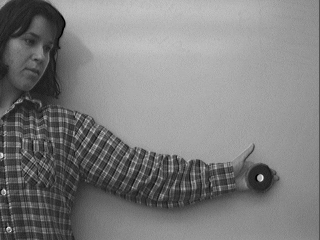
#> input picture A4-Dynamic_Vision_and_Optic_Flow/Arm32im/image_1.bmp, 320 x 240 px, given in place of image_%d.bmp, which was not available
$ python sol_lab5_opticflow.py   (older library calls are emulated)
#> lines starting #> are read from the running program, lines starting #| are printed output that depends on the picture; pictures that were not available may be replaced by others from this repository, and a replacement may not be noted
import cv2
import time, argparse, os
import numpy as np
import matplotlib.pyplot as plt
import matplotlib.animation as anim


def getImages(n_frames, diff=0, src_dir=''):
#> called with n_frames = 30, diff = 0, src_dir = 'Arm32im'
    img_seq = []
    if src_dir:
        print('Capturing images from {}'.format(src_dir))
        cap = cv2.VideoCapture(os.path.join(src_dir, 'image_%d.bmp'))
    else:
        print('Capturing images from camera')
        cap = cv2.VideoCapture(0)
    for i in range(n_frames):
        ret, frame = cap.read()
        if not ret:
            print('Capture of Image {} was unsuccessful'.format(i + 1))
            break
        img_gs = cv2.cvtColor(frame, cv2.COLOR_BGR2GRAY)
        img_seq.append(img_gs)
        cv2.imshow('getImages', frame)
        time.sleep(diff)
        cv2.waitKey(1)
#> this loop made 30 passes
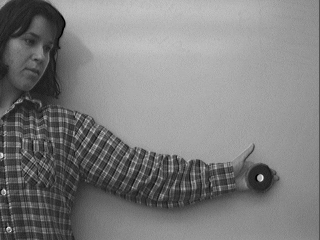
#> input picture A4-Dynamic_Vision_and_Optic_Flow/Arm32im/image_1.bmp, 320 x 240 px, given in place of image_%d.bmp, which was not available
#> frame is the input picture: shape (240, 320, 3); min 0, max 240, mean 126.7
#> after the loop, img_seq = 30 items
    cv2.destroyWindow('getImages')
    return img_seq


def getDifference(img_seq, threshold):
    n_frames = len(img_seq)
    img_seq_diff = []
    for i in range(n_frames - 1):
        frame_diff = img_seq[i + 1].astype(np.float64) - img_seq[i].astype(np.float64)
        frame_diff[np.abs(frame_diff) < threshold] = 0
        cv2.imshow('getDifference', np.abs(frame_diff).astype(np.uint8))
        img_seq_diff.append(frame_diff)
        cv2.waitKey(1)
    cv2.destroyWindow('getDifference')
    return img_seq_diff

# [83 lines left out: functions getGridPoints, computeOpticalFlow_opencv, computeOpticalFlow, not called in this run]

#--------MAIN---------

img_seq = getImages(30, 0, src_dir='Arm32im')
#> img_seq = 30 items
n_images = len(img_seq)
#> n_images = 30
img_seq_diff = getDifference(img_seq, 30)
#> after the loop in getDifference, `for i in range(n_frames - 1):`: img_seq_diff = 29 items
#> img_seq_diff = 29 items

# Parameters for lucas kanade optical flow
lk_params = dict( winSize  = (15,15),
                  maxLevel = 2,
                  criteria = (cv2.TERM_CRITERIA_EPS | cv2.TERM_CRITERIA_COUNT, 10, 0.03))
#> lk_params = {'winSize': (15, 15), 'maxLevel': 2, 'criteria': (3, 10, 0.03)}


# visualize differences
for i in range(n_images-1):
    plt.subplot(121)
    plt.imshow(img_seq[i+1],cmap='gray')
    plt.xticks([]), plt.yticks([])
    plt.subplot(122)
    plt.imshow(np.abs(img_seq_diff[i]).astype(np.uint8),cmap='gray')
    plt.xticks([]), plt.yticks([])
    plt.pause(0.5)
#> this loop made 29 passes
#> pass 1, `plt.pause(0.5)`:
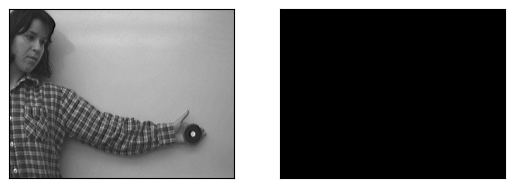
#> figure drawn by matplotlib, 2 panels


# compute and visualize optic flow using matplotlib.animation
block_size=10
fig, ax = plt.subplots()
quiver_scale = 0.005 #for your method
#quiver_scale = 0.05 # for opencv method
# [9 lines left out: function update, not called in this run]

ani = anim.FuncAnimation(fig, update, frames = n_images-1, interval=1, repeat=False)
plt.show()

save_animation = 0
if save_animation:
    print('Saving animation...')
    FFMpegWriter = anim.writers['ffmpeg']
    metadata = dict(title='Movie Test', artist='Matplotlib',comment='Movie support!')
    writer = FFMpegWriter(fps=15, metadata=metadata)
    ani.save('opt_flow.mp4', writer=writer)

#------------------
# use open cv dense optic flow cv2.calcOpticalFlowFarneback

hsv = np.zeros((img_seq[0].shape[0],img_seq[0].shape[1],3))
#> hsv: shape (240, 320, 3) float64; every value is 0
hsv[...,1] = 255
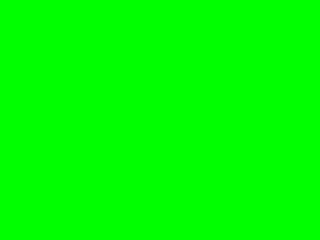
#> hsv: shape (240, 320, 3) float64; mean of channels 0, 1, 2 0, 255, 0; drawn as B, G, R
prvs = img_seq[0]
for i in range(n_images-1):
    next = img_seq[i+1]

    flow = cv2.calcOpticalFlowFarneback(prvs,next, None, 0.5, 3, 15, 3, 5, 1.2, 0)

    mag, ang = cv2.cartToPolar(flow[...,0], flow[...,1])
    hsv[...,0] = ang*180/np.pi/2
    hsv[...,2] = cv2.normalize(mag,None,0,255,cv2.NORM_MINMAX)
    rgb=cv2.cvtColor(hsv.astype(np.uint8),cv2.COLOR_HSV2BGR)

    cv2.imshow('frame2',rgb)
    cv2.waitKey(0)
    prvs = next
#> this loop made 29 passes
#> pass 1, `mag, ang = cv2.cartToPolar(flow[...,0], flow[...,1])`:
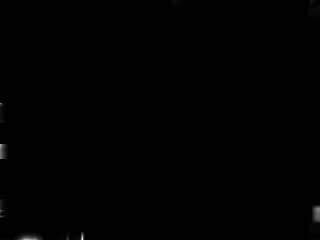
#> mag: shape (240, 320) float32; min 0, max 0.0825, mean 0.000157; drawn with min black and max white
#> pass 1, `mag, ang = cv2.cartToPolar(flow[...,0], flow[...,1])`:
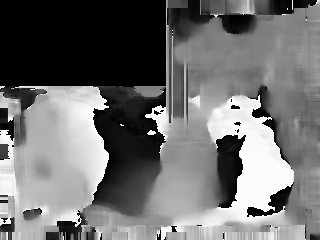
#> ang: shape (240, 320) float32; min 0, max 6.28, mean 2.75; drawn with min black and max white
#> after the loop:
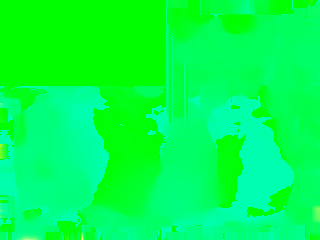
#> hsv: shape (240, 320, 3) float64; mean of channels 0, 1, 2 78.8, 255, 0.5; drawn with min black and max white

cv2.destroyAllWindows()

#-----------------------------------------
# use opencv cv2.calcOpticalFlowPyrLK
# https://docs.opencv.org/3.4/d7/d8b/tutorial_py_lucas_kanade.html
# Parameters for lucas kanade optical flow
lk_params = dict( winSize  = (15,15),
                  maxLevel = 2,
                  criteria = (cv2.TERM_CRITERIA_EPS | cv2.TERM_CRITERIA_COUNT, 10, 0.03))

# params for ShiTomasi corner detection
feature_params = dict( maxCorners = 100,
                       qualityLevel = 0.3,
                       minDistance = 7,
                       blockSize = 7 )


# using Shi Tomasi features
p0 = cv2.goodFeaturesToTrack(img_seq[0], mask = None, **feature_params)
#> p0 = [[260, 177], [1, 155], [8, 229], [3, 192], [142, 151], [110, 142], [153, 154], [175, 157], [198, 162]]

# Create a mask image for drawing purposes
mask = np.zeros_like(img_seq[0])
# Create some random colors
color = np.random.randint(0,255,(100,3))
#> color = 100 rows, first 8: [172, 47, 117], [192, 67, 251], [195, 103, 9], [211, 21, 242], [36, 87, 70], [216, 88, 140], [58, 193, 230], [39, 87, 174]
img_old = img_seq[0]

for i in range(n_images-1):

    img_new = img_seq[i+1]
    frame = img_new
    # calculate optical flow
    p1, st, err = cv2.calcOpticalFlowPyrLK(img_old, img_new, p0, None, **lk_params)

    # Select good points
    good_new = p1[st==1]
    good_old = p0[st==1]

    # draw the tracks
    for i,(new,old) in enumerate(zip(good_new,good_old)):
        a,b = new.ravel()
        c,d = old.ravel()
        mask = cv2.line(mask, (a,b),(c,d), color[i].tolist(), 2)
        frame = cv2.circle(frame,(a,b),5,color[i].tolist(),-1)
    img = cv2.add(frame,mask)

    cv2.imshow('frame',img)
    cv2.waitKey(0)

    # Now update the previous frame and previous points
    img_old = img_new.copy()
    p0 = good_new.reshape(-1,1,2)
#> this loop made 29 passes
#> (st, err) on passes 1 to 7: ([1, 1, 1, 1, 1, 1, 1, 1, 1], [0, 0, 0, 0, 0, 0, 0, 0, 0]), ([1, 1, 1, 0, 1, 1, 1, 1, 1], [28.56, 49.75, 37.5, 0, 34.32, 48.09, 26.95, 31.91, 13.92]), ([1, 1, 1, 1, 1, 1, 1, 1], [28.01, 17.93, 38.18, 37.34, 33.48, 35.11, 16.17, 22.35]), ([1, 1, 1, 1, 1, 1, 1, 1], [26.51, 8.59, 38.81, 18.89, 23.1, 20.79, 14.87, 19.71]), ([1, 1, 1, 1, 1, 1, 1, 1], [27.06, 9.36, 38.48, 19.72, 25.29, 20.6, 14.64, 16.23]), ([1, 1, 1, 1, 1, 1, 1, 1], [26.62, 9.12, 37.7, 19.37, 25.59, 20.7, 14.75, 15.85]), ([1, 1, 1, 1, 1, 1, 1, 1], [27.23, 2.06, 43.59, 19.22, 26.03, 19.98, 14.47, 15.83])
#> frame: shape (240, 320)
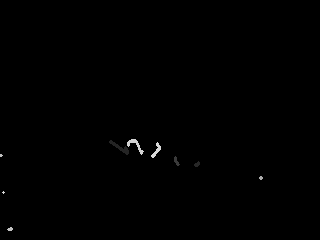
#> mask: shape (240, 320); min 0, max 216, mean 0.6

cv2.destroyAllWindows()
